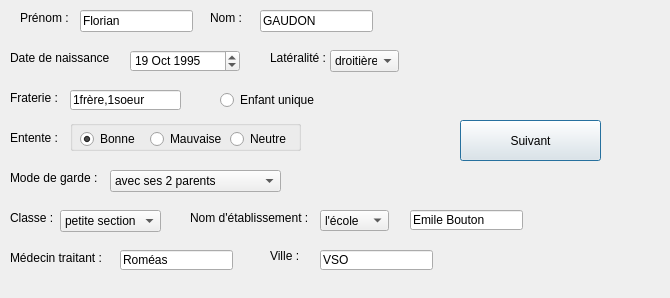
<?xml version="1.0" encoding="UTF-8"?>
<ui version="4.0">
 <class>Interface1</class>
 <widget class="QDialog" name="Interface1">
  <property name="geometry">
   <rect>
    <x>0</x>
    <y>0</y>
    <width>670</width>
    <height>298</height>
   </rect>
  </property>
  <property name="windowTitle">
   <string>Dialog</string>
  </property>
  <widget class="QGroupBox" name="groupBoxEntente">
   <property name="geometry">
    <rect>
     <x>70</x>
     <y>120</y>
     <width>231</width>
     <height>31</height>
    </rect>
   </property>
   <property name="title">
    <string/>
   </property>
   <widget class="QRadioButton" name="radioButtonNeutreEntente">
    <property name="geometry">
     <rect>
      <x>160</x>
      <y>10</y>
      <width>69</width>
      <height>18</height>
     </rect>
    </property>
    <property name="text">
     <string>Neutre</string>
    </property>
   </widget>
   <widget class="QRadioButton" name="radioButtonMauvaiseEntenre">
    <property name="geometry">
     <rect>
      <x>80</x>
      <y>10</y>
      <width>81</width>
      <height>18</height>
     </rect>
    </property>
    <property name="text">
     <string>Mauvaise</string>
    </property>
   </widget>
   <widget class="QRadioButton" name="radioButtonBonneEntente">
    <property name="geometry">
     <rect>
      <x>10</x>
      <y>10</y>
      <width>71</width>
      <height>18</height>
     </rect>
    </property>
    <property name="text">
     <string>Bonne</string>
    </property>
    <property name="checked">
     <bool>true</bool>
    </property>
   </widget>
  </widget>
  <widget class="QLabel" name="labelEntente">
   <property name="geometry">
    <rect>
     <x>10</x>
     <y>130</y>
     <width>61</width>
     <height>16</height>
    </rect>
   </property>
   <property name="text">
    <string>Entente : </string>
   </property>
  </widget>
  <widget class="QPushButton" name="pushButtonSuivant">
   <property name="geometry">
    <rect>
     <x>460</x>
     <y>120</y>
     <width>141</width>
     <height>41</height>
    </rect>
   </property>
   <property name="text">
    <string>Suivant</string>
   </property>
  </widget>
  <widget class="QLabel" name="labelModeGarde">
   <property name="geometry">
    <rect>
     <x>10</x>
     <y>170</y>
     <width>111</width>
     <height>16</height>
    </rect>
   </property>
   <property name="text">
    <string>Mode de garde :</string>
   </property>
  </widget>
  <widget class="QLabel" name="labelNomEtablissement">
   <property name="geometry">
    <rect>
     <x>190</x>
     <y>210</y>
     <width>121</width>
     <height>16</height>
    </rect>
   </property>
   <property name="text">
    <string>Nom d'établissement :</string>
   </property>
  </widget>
  <widget class="QLineEdit" name="lineEditNomEtablissement">
   <property name="geometry">
    <rect>
     <x>410</x>
     <y>210</y>
     <width>113</width>
     <height>20</height>
    </rect>
   </property>
   <property name="text">
    <string>Emile Bouton</string>
   </property>
  </widget>
  <widget class="QLineEdit" name="lineEditNom">
   <property name="geometry">
    <rect>
     <x>260</x>
     <y>10</y>
     <width>113</width>
     <height>22</height>
    </rect>
   </property>
   <property name="text">
    <string>GAUDON</string>
   </property>
  </widget>
  <widget class="QLabel" name="labelFraterie">
   <property name="geometry">
    <rect>
     <x>10</x>
     <y>90</y>
     <width>61</width>
     <height>16</height>
    </rect>
   </property>
   <property name="text">
    <string>Fraterie : </string>
   </property>
  </widget>
  <widget class="QRadioButton" name="radioButtonEnfantUnique">
   <property name="geometry">
    <rect>
     <x>220</x>
     <y>90</y>
     <width>111</width>
     <height>20</height>
    </rect>
   </property>
   <property name="text">
    <string>Enfant unique</string>
   </property>
  </widget>
  <widget class="QLabel" name="labelPrenom">
   <property name="geometry">
    <rect>
     <x>20</x>
     <y>10</y>
     <width>49</width>
     <height>16</height>
    </rect>
   </property>
   <property name="text">
    <string>Prénom :</string>
   </property>
  </widget>
  <widget class="QLabel" name="labelLateralite">
   <property name="geometry">
    <rect>
     <x>270</x>
     <y>50</y>
     <width>61</width>
     <height>16</height>
    </rect>
   </property>
   <property name="text">
    <string>Latéralité :</string>
   </property>
  </widget>
  <widget class="QLineEdit" name="lineEditPrenom">
   <property name="geometry">
    <rect>
     <x>80</x>
     <y>10</y>
     <width>113</width>
     <height>22</height>
    </rect>
   </property>
   <property name="text">
    <string>Florian</string>
   </property>
  </widget>
  <widget class="QLineEdit" name="lineEditMedecinTraitant">
   <property name="geometry">
    <rect>
     <x>120</x>
     <y>250</y>
     <width>113</width>
     <height>20</height>
    </rect>
   </property>
   <property name="text">
    <string>Roméas</string>
   </property>
  </widget>
  <widget class="QComboBox" name="comboBoxClasse">
   <property name="geometry">
    <rect>
     <x>60</x>
     <y>210</y>
     <width>101</width>
     <height>22</height>
    </rect>
   </property>
   <property name="currentText">
    <string>petite section</string>
   </property>
   <item>
    <property name="text">
     <string>petite section</string>
    </property>
   </item>
   <item>
    <property name="text">
     <string>moyenne section</string>
    </property>
   </item>
   <item>
    <property name="text">
     <string>grande section </string>
    </property>
   </item>
   <item>
    <property name="text">
     <string>CP</string>
    </property>
   </item>
   <item>
    <property name="text">
     <string>CE1</string>
    </property>
   </item>
   <item>
    <property name="text">
     <string>CE2</string>
    </property>
   </item>
   <item>
    <property name="text">
     <string>CM1</string>
    </property>
   </item>
   <item>
    <property name="text">
     <string>CM2</string>
    </property>
   </item>
   <item>
    <property name="text">
     <string>6ème</string>
    </property>
   </item>
   <item>
    <property name="text">
     <string>5ème</string>
    </property>
   </item>
   <item>
    <property name="text">
     <string>4ème</string>
    </property>
   </item>
   <item>
    <property name="text">
     <string>3ème</string>
    </property>
   </item>
   <item>
    <property name="text">
     <string>2nd</string>
    </property>
   </item>
   <item>
    <property name="text">
     <string>1ère</string>
    </property>
   </item>
   <item>
    <property name="text">
     <string>Terminal </string>
    </property>
   </item>
   <item>
    <property name="text">
     <string>post BAC</string>
    </property>
   </item>
  </widget>
  <widget class="QLabel" name="labelVille">
   <property name="geometry">
    <rect>
     <x>270</x>
     <y>250</y>
     <width>37</width>
     <height>12</height>
    </rect>
   </property>
   <property name="text">
    <string>Ville :</string>
   </property>
  </widget>
  <widget class="QLabel" name="labelDateNaissance">
   <property name="geometry">
    <rect>
     <x>10</x>
     <y>50</y>
     <width>101</width>
     <height>16</height>
    </rect>
   </property>
   <property name="text">
    <string>Date de naissance : </string>
   </property>
  </widget>
  <widget class="QComboBox" name="comboBoxLateralite">
   <property name="geometry">
    <rect>
     <x>330</x>
     <y>50</y>
     <width>69</width>
     <height>22</height>
    </rect>
   </property>
   <item>
    <property name="text">
     <string>droitière</string>
    </property>
   </item>
   <item>
    <property name="text">
     <string>gauchère</string>
    </property>
   </item>
   <item>
    <property name="text">
     <string>ambidextre</string>
    </property>
   </item>
  </widget>
  <widget class="QDateEdit" name="dateEditNaissance">
   <property name="geometry">
    <rect>
     <x>130</x>
     <y>50</y>
     <width>110</width>
     <height>22</height>
    </rect>
   </property>
   <property name="dateTime">
    <datetime>
     <hour>13</hour>
     <minute>0</minute>
     <second>0</second>
     <year>1995</year>
     <month>10</month>
     <day>19</day>
    </datetime>
   </property>
  </widget>
  <widget class="QLineEdit" name="lineEditFraterie">
   <property name="geometry">
    <rect>
     <x>70</x>
     <y>90</y>
     <width>111</width>
     <height>20</height>
    </rect>
   </property>
   <property name="text">
    <string>1frère,1soeur</string>
   </property>
  </widget>
  <widget class="QComboBox" name="comboBoxTypeEtablissement">
   <property name="geometry">
    <rect>
     <x>320</x>
     <y>210</y>
     <width>69</width>
     <height>21</height>
    </rect>
   </property>
   <item>
    <property name="text">
     <string>l'école</string>
    </property>
   </item>
   <item>
    <property name="text">
     <string>le collège</string>
    </property>
   </item>
   <item>
    <property name="text">
     <string>le lycée</string>
    </property>
   </item>
  </widget>
  <widget class="QComboBox" name="comboBoxModeGarde">
   <property name="geometry">
    <rect>
     <x>110</x>
     <y>170</y>
     <width>171</width>
     <height>22</height>
    </rect>
   </property>
   <item>
    <property name="text">
     <string>avec ses 2 parents</string>
    </property>
   </item>
   <item>
    <property name="text">
     <string>avec son père</string>
    </property>
   </item>
   <item>
    <property name="text">
     <string>avec sa mère</string>
    </property>
   </item>
   <item>
    <property name="text">
     <string>en garde alternée</string>
    </property>
   </item>
   <item>
    <property name="text">
     <string>une semaine chez chaque parent</string>
    </property>
   </item>
   <item>
    <property name="text">
     <string>la semaine chez sa mère et un week-end sur deux chez son père</string>
    </property>
   </item>
   <item>
    <property name="text">
     <string>la semaine chez son père et un week-end sur deux chez sa mère</string>
    </property>
   </item>
   <item>
    <property name="text">
     <string>en foyer</string>
    </property>
   </item>
  </widget>
  <widget class="QLabel" name="labelClasse">
   <property name="geometry">
    <rect>
     <x>10</x>
     <y>210</y>
     <width>51</width>
     <height>16</height>
    </rect>
   </property>
   <property name="text">
    <string>Classe :</string>
   </property>
  </widget>
  <widget class="QLabel" name="labelNom">
   <property name="geometry">
    <rect>
     <x>210</x>
     <y>10</y>
     <width>49</width>
     <height>16</height>
    </rect>
   </property>
   <property name="text">
    <string>Nom :</string>
   </property>
  </widget>
  <widget class="QLineEdit" name="lineEditVille">
   <property name="geometry">
    <rect>
     <x>320</x>
     <y>250</y>
     <width>113</width>
     <height>20</height>
    </rect>
   </property>
   <property name="text">
    <string>VSO</string>
   </property>
  </widget>
  <widget class="QLabel" name="labelMedecin">
   <property name="geometry">
    <rect>
     <x>10</x>
     <y>250</y>
     <width>101</width>
     <height>16</height>
    </rect>
   </property>
   <property name="text">
    <string>Médecin traitant :</string>
   </property>
  </widget>
 </widget>
 <resources/>
 <connections/>
</ui>
